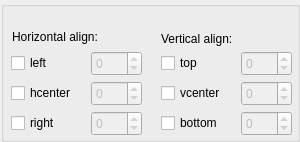
<?xml version="1.0" encoding="UTF-8"?>
<ui version="4.0">
 <class>AlignsPropertyGridWidget</class>
 <widget class="QWidget" name="AlignsPropertyGridWidget">
  <property name="geometry">
   <rect>
    <x>0</x>
    <y>0</y>
    <width>300</width>
    <height>142</height>
   </rect>
  </property>
  <property name="minimumSize">
   <size>
    <width>300</width>
    <height>142</height>
   </size>
  </property>
  <property name="windowTitle">
   <string>Form</string>
  </property>
  <widget class="QGroupBox" name="groupBox">
   <property name="geometry">
    <rect>
     <x>1</x>
     <y>1</y>
     <width>299</width>
     <height>141</height>
    </rect>
   </property>
   <property name="title">
    <string/>
   </property>
   <widget class="QLabel" name="horizontalAlignLabel">
    <property name="geometry">
     <rect>
      <x>11</x>
      <y>28</y>
      <width>105</width>
      <height>16</height>
     </rect>
    </property>
    <property name="text">
     <string>Horizontal align:</string>
    </property>
   </widget>
   <widget class="QLabel" name="verticalAlignLabel">
    <property name="geometry">
     <rect>
      <x>160</x>
      <y>30</y>
      <width>87</width>
      <height>16</height>
     </rect>
    </property>
    <property name="text">
     <string>Vertical align:</string>
    </property>
   </widget>
   <widget class="QSpinBox" name="leftAlignSpinBox">
    <property name="enabled">
     <bool>false</bool>
    </property>
    <property name="geometry">
     <rect>
      <x>90</x>
      <y>50</y>
      <width>51</width>
      <height>25</height>
     </rect>
    </property>
    <property name="minimum">
     <number>-10000</number>
    </property>
    <property name="maximum">
     <number>10000</number>
    </property>
   </widget>
   <widget class="QSpinBox" name="hcenterAlignSpinBox">
    <property name="enabled">
     <bool>false</bool>
    </property>
    <property name="geometry">
     <rect>
      <x>90</x>
      <y>80</y>
      <width>51</width>
      <height>25</height>
     </rect>
    </property>
    <property name="minimum">
     <number>-10000</number>
    </property>
    <property name="maximum">
     <number>10000</number>
    </property>
   </widget>
   <widget class="QSpinBox" name="rigthAlignSpinBox">
    <property name="enabled">
     <bool>false</bool>
    </property>
    <property name="geometry">
     <rect>
      <x>90</x>
      <y>110</y>
      <width>51</width>
      <height>25</height>
     </rect>
    </property>
    <property name="minimum">
     <number>-10000</number>
    </property>
    <property name="maximum">
     <number>10000</number>
    </property>
   </widget>
   <widget class="QSpinBox" name="bottomAlignSpinBox">
    <property name="enabled">
     <bool>false</bool>
    </property>
    <property name="geometry">
     <rect>
      <x>240</x>
      <y>110</y>
      <width>51</width>
      <height>25</height>
     </rect>
    </property>
    <property name="minimum">
     <number>-10000</number>
    </property>
    <property name="maximum">
     <number>10000</number>
    </property>
   </widget>
   <widget class="QSpinBox" name="vcenterAlignSpinBox">
    <property name="enabled">
     <bool>false</bool>
    </property>
    <property name="geometry">
     <rect>
      <x>240</x>
      <y>80</y>
      <width>51</width>
      <height>25</height>
     </rect>
    </property>
    <property name="minimum">
     <number>-10000</number>
    </property>
    <property name="maximum">
     <number>10000</number>
    </property>
   </widget>
   <widget class="QSpinBox" name="topAlignSpinBox">
    <property name="enabled">
     <bool>false</bool>
    </property>
    <property name="geometry">
     <rect>
      <x>240</x>
      <y>50</y>
      <width>51</width>
      <height>25</height>
     </rect>
    </property>
    <property name="minimum">
     <number>-1000</number>
    </property>
    <property name="maximum">
     <number>10000</number>
    </property>
   </widget>
   <widget class="QCheckBox" name="bottomAlignCheckBox">
    <property name="geometry">
     <rect>
      <x>160</x>
      <y>113</y>
      <width>71</width>
      <height>18</height>
     </rect>
    </property>
    <property name="text">
     <string>bottom</string>
    </property>
    <property name="iconSize">
     <size>
      <width>16</width>
      <height>16</height>
     </size>
    </property>
    <property name="tristate">
     <bool>false</bool>
    </property>
   </widget>
   <widget class="QCheckBox" name="rightAlignCheckBox">
    <property name="geometry">
     <rect>
      <x>10</x>
      <y>113</y>
      <width>51</width>
      <height>18</height>
     </rect>
    </property>
    <property name="text">
     <string>right</string>
    </property>
    <property name="iconSize">
     <size>
      <width>16</width>
      <height>16</height>
     </size>
    </property>
    <property name="tristate">
     <bool>false</bool>
    </property>
   </widget>
   <widget class="QCheckBox" name="hcenterAlignCheckBox">
    <property name="geometry">
     <rect>
      <x>10</x>
      <y>83</y>
      <width>71</width>
      <height>18</height>
     </rect>
    </property>
    <property name="text">
     <string>hcenter</string>
    </property>
    <property name="iconSize">
     <size>
      <width>16</width>
      <height>16</height>
     </size>
    </property>
    <property name="tristate">
     <bool>false</bool>
    </property>
   </widget>
   <widget class="QCheckBox" name="leftAlignCheckBox">
    <property name="geometry">
     <rect>
      <x>10</x>
      <y>53</y>
      <width>41</width>
      <height>18</height>
     </rect>
    </property>
    <property name="text">
     <string>left</string>
    </property>
    <property name="iconSize">
     <size>
      <width>16</width>
      <height>16</height>
     </size>
    </property>
    <property name="tristate">
     <bool>false</bool>
    </property>
   </widget>
   <widget class="QCheckBox" name="vcenterAlignCheckBox">
    <property name="geometry">
     <rect>
      <x>160</x>
      <y>83</y>
      <width>71</width>
      <height>18</height>
     </rect>
    </property>
    <property name="text">
     <string>vcenter</string>
    </property>
    <property name="iconSize">
     <size>
      <width>16</width>
      <height>16</height>
     </size>
    </property>
    <property name="tristate">
     <bool>false</bool>
    </property>
   </widget>
   <widget class="QCheckBox" name="topAlignCheckBox">
    <property name="geometry">
     <rect>
      <x>160</x>
      <y>53</y>
      <width>51</width>
      <height>18</height>
     </rect>
    </property>
    <property name="text">
     <string>top</string>
    </property>
    <property name="iconSize">
     <size>
      <width>16</width>
      <height>16</height>
     </size>
    </property>
    <property name="tristate">
     <bool>false</bool>
    </property>
   </widget>
  </widget>
 </widget>
 <tabstops>
  <tabstop>leftAlignCheckBox</tabstop>
  <tabstop>leftAlignSpinBox</tabstop>
  <tabstop>hcenterAlignCheckBox</tabstop>
  <tabstop>hcenterAlignSpinBox</tabstop>
  <tabstop>rightAlignCheckBox</tabstop>
  <tabstop>rigthAlignSpinBox</tabstop>
  <tabstop>topAlignCheckBox</tabstop>
  <tabstop>topAlignSpinBox</tabstop>
  <tabstop>vcenterAlignCheckBox</tabstop>
  <tabstop>vcenterAlignSpinBox</tabstop>
  <tabstop>bottomAlignCheckBox</tabstop>
  <tabstop>bottomAlignSpinBox</tabstop>
 </tabstops>
 <resources/>
 <connections/>
</ui>
